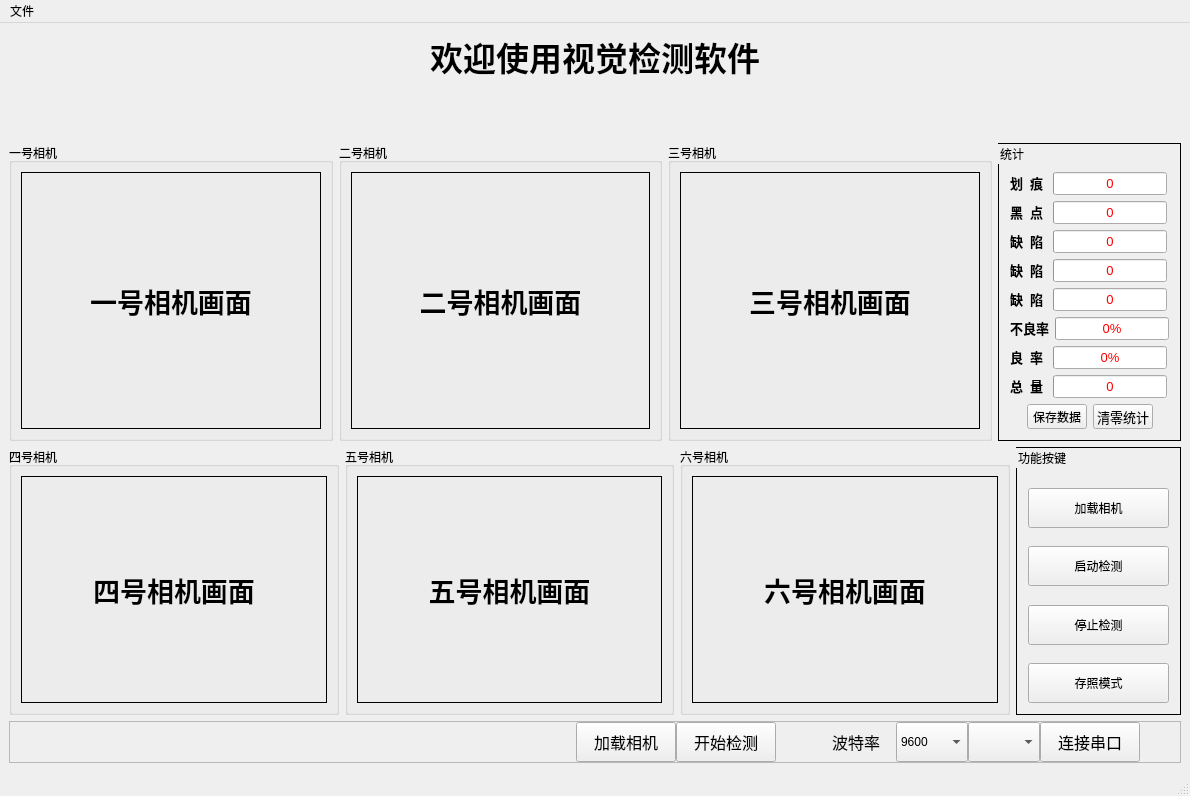
<?xml version="1.0" encoding="UTF-8"?>
<ui version="4.0">
 <class>MainWindow</class>
 <widget class="QMainWindow" name="MainWindow">
  <property name="geometry">
   <rect>
    <x>0</x>
    <y>0</y>
    <width>1190</width>
    <height>796</height>
   </rect>
  </property>
  <property name="windowTitle">
   <string>MainWindow</string>
  </property>
  <widget class="QWidget" name="centralwidget">
   <layout class="QHBoxLayout" name="horizontalLayout_15">
    <item>
     <layout class="QVBoxLayout" name="verticalLayout_3" stretch="0,0,6,6,0">
      <item>
       <widget class="QLabel" name="label">
        <property name="font">
         <font>
          <pointsize>25</pointsize>
          <weight>75</weight>
          <bold>true</bold>
         </font>
        </property>
        <property name="text">
         <string>欢迎使用视觉检测软件</string>
        </property>
        <property name="alignment">
         <set>Qt::AlignCenter</set>
        </property>
       </widget>
      </item>
      <item>
       <widget class="QLabel" name="label_time">
        <property name="minimumSize">
         <size>
          <width>0</width>
          <height>50</height>
         </size>
        </property>
        <property name="maximumSize">
         <size>
          <width>16777215</width>
          <height>50</height>
         </size>
        </property>
        <property name="font">
         <font>
          <pointsize>15</pointsize>
          <weight>75</weight>
          <bold>true</bold>
         </font>
        </property>
        <property name="text">
         <string/>
        </property>
        <property name="alignment">
         <set>Qt::AlignCenter</set>
        </property>
       </widget>
      </item>
      <item>
       <layout class="QHBoxLayout" name="horizontalLayout_4" stretch="2,2,2,1">
        <item>
         <widget class="QGroupBox" name="groupBox">
          <property name="title">
           <string>一号相机</string>
          </property>
          <layout class="QHBoxLayout" name="horizontalLayout_8">
           <item>
            <widget class="QLabel" name="label1_camera">
             <property name="font">
              <font>
               <pointsize>20</pointsize>
               <weight>75</weight>
               <bold>true</bold>
              </font>
             </property>
             <property name="frameShape">
              <enum>QFrame::Box</enum>
             </property>
             <property name="text">
              <string>一号相机画面</string>
             </property>
             <property name="alignment">
              <set>Qt::AlignCenter</set>
             </property>
            </widget>
           </item>
          </layout>
         </widget>
        </item>
        <item>
         <widget class="QGroupBox" name="groupBox_2">
          <property name="title">
           <string>二号相机</string>
          </property>
          <layout class="QHBoxLayout" name="horizontalLayout_9">
           <item>
            <widget class="QLabel" name="label2_camera">
             <property name="font">
              <font>
               <pointsize>20</pointsize>
               <weight>75</weight>
               <bold>true</bold>
              </font>
             </property>
             <property name="frameShape">
              <enum>QFrame::Box</enum>
             </property>
             <property name="text">
              <string>二号相机画面</string>
             </property>
             <property name="alignment">
              <set>Qt::AlignCenter</set>
             </property>
            </widget>
           </item>
          </layout>
         </widget>
        </item>
        <item>
         <widget class="QGroupBox" name="groupBox_3">
          <property name="title">
           <string>三号相机</string>
          </property>
          <layout class="QHBoxLayout" name="horizontalLayout_10">
           <item>
            <widget class="QLabel" name="label3_camera">
             <property name="font">
              <font>
               <pointsize>20</pointsize>
               <weight>75</weight>
               <bold>true</bold>
              </font>
             </property>
             <property name="frameShape">
              <enum>QFrame::Box</enum>
             </property>
             <property name="text">
              <string>三号相机画面</string>
             </property>
             <property name="alignment">
              <set>Qt::AlignCenter</set>
             </property>
            </widget>
           </item>
          </layout>
         </widget>
        </item>
        <item>
         <widget class="QGroupBox" name="groupBox_0">
          <property name="styleSheet">
           <string notr="true">QGroupBox#groupBox_0 { border: 1px solid black;}</string>
          </property>
          <property name="title">
           <string>统计</string>
          </property>
          <layout class="QHBoxLayout" name="horizontalLayout_20">
           <item>
            <layout class="QVBoxLayout" name="verticalLayout">
             <item>
              <layout class="QHBoxLayout" name="horizontalLayout" stretch="1,1,4,1">
               <item>
                <widget class="QLabel" name="label_sctatch_">
                 <property name="maximumSize">
                  <size>
                   <width>44</width>
                   <height>20</height>
                  </size>
                 </property>
                 <property name="font">
                  <font>
                   <pointsize>10</pointsize>
                   <weight>75</weight>
                   <bold>true</bold>
                  </font>
                 </property>
                 <property name="text">
                  <string>划  痕</string>
                 </property>
                </widget>
               </item>
               <item>
                <spacer name="horizontalSpacer">
                 <property name="orientation">
                  <enum>Qt::Horizontal</enum>
                 </property>
                 <property name="sizeHint" stdset="0">
                  <size>
                   <width>20</width>
                   <height>20</height>
                  </size>
                 </property>
                </spacer>
               </item>
               <item>
                <widget class="QProgressBar" name="sctatch_progressBar">
                 <property name="minimumSize">
                  <size>
                   <width>114</width>
                   <height>0</height>
                  </size>
                 </property>
                 <property name="font">
                  <font>
                   <pointsize>10</pointsize>
                  </font>
                 </property>
                 <property name="styleSheet">
                  <string notr="true">QProgressBar {color: red;}</string>
                 </property>
                 <property name="value">
                  <number>0</number>
                 </property>
                 <property name="alignment">
                  <set>Qt::AlignCenter</set>
                 </property>
                 <property name="invertedAppearance">
                  <bool>false</bool>
                 </property>
                 <property name="textDirection">
                  <enum>QProgressBar::TopToBottom</enum>
                 </property>
                 <property name="format">
                  <string>%v</string>
                 </property>
                </widget>
               </item>
               <item>
                <spacer name="horizontalSpacer_2">
                 <property name="orientation">
                  <enum>Qt::Horizontal</enum>
                 </property>
                 <property name="sizeHint" stdset="0">
                  <size>
                   <width>20</width>
                   <height>20</height>
                  </size>
                 </property>
                </spacer>
               </item>
              </layout>
             </item>
             <item>
              <layout class="QHBoxLayout" name="horizontalLayout_2" stretch="1,1,4,1">
               <item>
                <widget class="QLabel" name="label_blackpoint_">
                 <property name="maximumSize">
                  <size>
                   <width>44</width>
                   <height>20</height>
                  </size>
                 </property>
                 <property name="font">
                  <font>
                   <pointsize>10</pointsize>
                   <weight>75</weight>
                   <bold>true</bold>
                  </font>
                 </property>
                 <property name="text">
                  <string>黑  点</string>
                 </property>
                </widget>
               </item>
               <item>
                <spacer name="horizontalSpacer_3">
                 <property name="orientation">
                  <enum>Qt::Horizontal</enum>
                 </property>
                 <property name="sizeHint" stdset="0">
                  <size>
                   <width>20</width>
                   <height>20</height>
                  </size>
                 </property>
                </spacer>
               </item>
               <item>
                <widget class="QProgressBar" name="blackpoint_progressBar">
                 <property name="minimumSize">
                  <size>
                   <width>114</width>
                   <height>0</height>
                  </size>
                 </property>
                 <property name="font">
                  <font>
                   <pointsize>10</pointsize>
                  </font>
                 </property>
                 <property name="styleSheet">
                  <string notr="true">QProgressBar {color: red;}</string>
                 </property>
                 <property name="value">
                  <number>0</number>
                 </property>
                 <property name="alignment">
                  <set>Qt::AlignCenter</set>
                 </property>
                 <property name="format">
                  <string>%v</string>
                 </property>
                </widget>
               </item>
               <item>
                <spacer name="horizontalSpacer_4">
                 <property name="orientation">
                  <enum>Qt::Horizontal</enum>
                 </property>
                 <property name="sizeHint" stdset="0">
                  <size>
                   <width>20</width>
                   <height>20</height>
                  </size>
                 </property>
                </spacer>
               </item>
              </layout>
             </item>
             <item>
              <layout class="QHBoxLayout" name="horizontalLayout_3" stretch="1,1,4,1">
               <item>
                <widget class="QLabel" name="label_nodefine0_">
                 <property name="maximumSize">
                  <size>
                   <width>44</width>
                   <height>20</height>
                  </size>
                 </property>
                 <property name="font">
                  <font>
                   <pointsize>10</pointsize>
                   <weight>75</weight>
                   <bold>true</bold>
                  </font>
                 </property>
                 <property name="text">
                  <string>缺  陷</string>
                 </property>
                </widget>
               </item>
               <item>
                <spacer name="horizontalSpacer_5">
                 <property name="orientation">
                  <enum>Qt::Horizontal</enum>
                 </property>
                 <property name="sizeHint" stdset="0">
                  <size>
                   <width>20</width>
                   <height>20</height>
                  </size>
                 </property>
                </spacer>
               </item>
               <item>
                <widget class="QProgressBar" name="nodefine0_progressBar">
                 <property name="minimumSize">
                  <size>
                   <width>114</width>
                   <height>0</height>
                  </size>
                 </property>
                 <property name="font">
                  <font>
                   <pointsize>10</pointsize>
                  </font>
                 </property>
                 <property name="styleSheet">
                  <string notr="true">QProgressBar {color: red;}</string>
                 </property>
                 <property name="value">
                  <number>0</number>
                 </property>
                 <property name="alignment">
                  <set>Qt::AlignCenter</set>
                 </property>
                 <property name="format">
                  <string>%v</string>
                 </property>
                </widget>
               </item>
               <item>
                <spacer name="horizontalSpacer_6">
                 <property name="orientation">
                  <enum>Qt::Horizontal</enum>
                 </property>
                 <property name="sizeHint" stdset="0">
                  <size>
                   <width>20</width>
                   <height>20</height>
                  </size>
                 </property>
                </spacer>
               </item>
              </layout>
             </item>
             <item>
              <layout class="QHBoxLayout" name="horizontalLayout_6" stretch="1,1,4,1">
               <item>
                <widget class="QLabel" name="label_nodefine1_">
                 <property name="maximumSize">
                  <size>
                   <width>44</width>
                   <height>20</height>
                  </size>
                 </property>
                 <property name="font">
                  <font>
                   <pointsize>10</pointsize>
                   <weight>75</weight>
                   <bold>true</bold>
                  </font>
                 </property>
                 <property name="text">
                  <string>缺  陷</string>
                 </property>
                </widget>
               </item>
               <item>
                <spacer name="horizontalSpacer_7">
                 <property name="orientation">
                  <enum>Qt::Horizontal</enum>
                 </property>
                 <property name="sizeHint" stdset="0">
                  <size>
                   <width>20</width>
                   <height>20</height>
                  </size>
                 </property>
                </spacer>
               </item>
               <item>
                <widget class="QProgressBar" name="nodefine1_progressBar">
                 <property name="minimumSize">
                  <size>
                   <width>114</width>
                   <height>0</height>
                  </size>
                 </property>
                 <property name="font">
                  <font>
                   <pointsize>10</pointsize>
                  </font>
                 </property>
                 <property name="styleSheet">
                  <string notr="true">QProgressBar {color: red;}</string>
                 </property>
                 <property name="value">
                  <number>0</number>
                 </property>
                 <property name="alignment">
                  <set>Qt::AlignCenter</set>
                 </property>
                 <property name="format">
                  <string>%v</string>
                 </property>
                </widget>
               </item>
               <item>
                <spacer name="horizontalSpacer_8">
                 <property name="orientation">
                  <enum>Qt::Horizontal</enum>
                 </property>
                 <property name="sizeHint" stdset="0">
                  <size>
                   <width>20</width>
                   <height>20</height>
                  </size>
                 </property>
                </spacer>
               </item>
              </layout>
             </item>
             <item>
              <layout class="QHBoxLayout" name="horizontalLayout_7" stretch="1,1,4,1">
               <item>
                <widget class="QLabel" name="label_nodefine2_">
                 <property name="maximumSize">
                  <size>
                   <width>44</width>
                   <height>20</height>
                  </size>
                 </property>
                 <property name="font">
                  <font>
                   <pointsize>10</pointsize>
                   <weight>75</weight>
                   <bold>true</bold>
                  </font>
                 </property>
                 <property name="text">
                  <string>缺  陷</string>
                 </property>
                </widget>
               </item>
               <item>
                <spacer name="horizontalSpacer_9">
                 <property name="orientation">
                  <enum>Qt::Horizontal</enum>
                 </property>
                 <property name="sizeHint" stdset="0">
                  <size>
                   <width>20</width>
                   <height>20</height>
                  </size>
                 </property>
                </spacer>
               </item>
               <item>
                <widget class="QProgressBar" name="nodefine2_progressBar">
                 <property name="minimumSize">
                  <size>
                   <width>114</width>
                   <height>0</height>
                  </size>
                 </property>
                 <property name="font">
                  <font>
                   <pointsize>10</pointsize>
                  </font>
                 </property>
                 <property name="styleSheet">
                  <string notr="true">QProgressBar {color: red;}</string>
                 </property>
                 <property name="value">
                  <number>0</number>
                 </property>
                 <property name="alignment">
                  <set>Qt::AlignCenter</set>
                 </property>
                 <property name="format">
                  <string>%v</string>
                 </property>
                </widget>
               </item>
               <item>
                <spacer name="horizontalSpacer_10">
                 <property name="orientation">
                  <enum>Qt::Horizontal</enum>
                 </property>
                 <property name="sizeHint" stdset="0">
                  <size>
                   <width>20</width>
                   <height>20</height>
                  </size>
                 </property>
                </spacer>
               </item>
              </layout>
             </item>
             <item>
              <layout class="QHBoxLayout" name="horizontalLayout_16" stretch="1,1,4,1">
               <item>
                <widget class="QLabel" name="label_defective_rate_">
                 <property name="maximumSize">
                  <size>
                   <width>44</width>
                   <height>20</height>
                  </size>
                 </property>
                 <property name="font">
                  <font>
                   <pointsize>10</pointsize>
                   <weight>75</weight>
                   <bold>true</bold>
                  </font>
                 </property>
                 <property name="text">
                  <string>不良率</string>
                 </property>
                </widget>
               </item>
               <item>
                <spacer name="horizontalSpacer_11">
                 <property name="orientation">
                  <enum>Qt::Horizontal</enum>
                 </property>
                 <property name="sizeHint" stdset="0">
                  <size>
                   <width>20</width>
                   <height>20</height>
                  </size>
                 </property>
                </spacer>
               </item>
               <item>
                <widget class="QProgressBar" name="defective_rate_progressBar">
                 <property name="minimumSize">
                  <size>
                   <width>114</width>
                   <height>0</height>
                  </size>
                 </property>
                 <property name="font">
                  <font>
                   <pointsize>10</pointsize>
                  </font>
                 </property>
                 <property name="styleSheet">
                  <string notr="true">QProgressBar {color: red;}</string>
                 </property>
                 <property name="value">
                  <number>0</number>
                 </property>
                 <property name="alignment">
                  <set>Qt::AlignCenter</set>
                 </property>
                 <property name="format">
                  <string>%p%</string>
                 </property>
                </widget>
               </item>
               <item>
                <spacer name="horizontalSpacer_12">
                 <property name="orientation">
                  <enum>Qt::Horizontal</enum>
                 </property>
                 <property name="sizeHint" stdset="0">
                  <size>
                   <width>20</width>
                   <height>20</height>
                  </size>
                 </property>
                </spacer>
               </item>
              </layout>
             </item>
             <item>
              <layout class="QHBoxLayout" name="horizontalLayout_17" stretch="1,1,4,1">
               <item>
                <widget class="QLabel" name="label_yield_rate_">
                 <property name="maximumSize">
                  <size>
                   <width>44</width>
                   <height>20</height>
                  </size>
                 </property>
                 <property name="font">
                  <font>
                   <pointsize>10</pointsize>
                   <weight>75</weight>
                   <bold>true</bold>
                  </font>
                 </property>
                 <property name="text">
                  <string>良  率</string>
                 </property>
                </widget>
               </item>
               <item>
                <spacer name="horizontalSpacer_13">
                 <property name="orientation">
                  <enum>Qt::Horizontal</enum>
                 </property>
                 <property name="sizeHint" stdset="0">
                  <size>
                   <width>20</width>
                   <height>20</height>
                  </size>
                 </property>
                </spacer>
               </item>
               <item>
                <widget class="QProgressBar" name="yield_rate_progressBar">
                 <property name="minimumSize">
                  <size>
                   <width>114</width>
                   <height>0</height>
                  </size>
                 </property>
                 <property name="font">
                  <font>
                   <pointsize>10</pointsize>
                  </font>
                 </property>
                 <property name="styleSheet">
                  <string notr="true">QProgressBar {color: red;}</string>
                 </property>
                 <property name="value">
                  <number>0</number>
                 </property>
                 <property name="alignment">
                  <set>Qt::AlignCenter</set>
                 </property>
                 <property name="format">
                  <string>%p%</string>
                 </property>
                </widget>
               </item>
               <item>
                <spacer name="horizontalSpacer_14">
                 <property name="orientation">
                  <enum>Qt::Horizontal</enum>
                 </property>
                 <property name="sizeHint" stdset="0">
                  <size>
                   <width>20</width>
                   <height>20</height>
                  </size>
                 </property>
                </spacer>
               </item>
              </layout>
             </item>
             <item>
              <layout class="QHBoxLayout" name="horizontalLayout_18" stretch="1,1,4,1">
               <item>
                <widget class="QLabel" name="label_total_production_">
                 <property name="maximumSize">
                  <size>
                   <width>44</width>
                   <height>20</height>
                  </size>
                 </property>
                 <property name="font">
                  <font>
                   <pointsize>10</pointsize>
                   <weight>75</weight>
                   <bold>true</bold>
                  </font>
                 </property>
                 <property name="text">
                  <string>总  量</string>
                 </property>
                </widget>
               </item>
               <item>
                <spacer name="horizontalSpacer_15">
                 <property name="orientation">
                  <enum>Qt::Horizontal</enum>
                 </property>
                 <property name="sizeHint" stdset="0">
                  <size>
                   <width>20</width>
                   <height>20</height>
                  </size>
                 </property>
                </spacer>
               </item>
               <item>
                <widget class="QProgressBar" name="total_production_progressBar">
                 <property name="minimumSize">
                  <size>
                   <width>114</width>
                   <height>0</height>
                  </size>
                 </property>
                 <property name="font">
                  <font>
                   <pointsize>10</pointsize>
                  </font>
                 </property>
                 <property name="styleSheet">
                  <string notr="true">QProgressBar {color: red;}</string>
                 </property>
                 <property name="value">
                  <number>0</number>
                 </property>
                 <property name="alignment">
                  <set>Qt::AlignCenter</set>
                 </property>
                 <property name="format">
                  <string>%v</string>
                 </property>
                </widget>
               </item>
               <item>
                <spacer name="horizontalSpacer_16">
                 <property name="orientation">
                  <enum>Qt::Horizontal</enum>
                 </property>
                 <property name="sizeHint" stdset="0">
                  <size>
                   <width>20</width>
                   <height>20</height>
                  </size>
                 </property>
                </spacer>
               </item>
              </layout>
             </item>
             <item>
              <layout class="QHBoxLayout" name="horizontalLayout_19" stretch="1,0,2,1">
               <item>
                <spacer name="horizontalSpacer_17">
                 <property name="orientation">
                  <enum>Qt::Horizontal</enum>
                 </property>
                 <property name="sizeHint" stdset="0">
                  <size>
                   <width>40</width>
                   <height>20</height>
                  </size>
                 </property>
                </spacer>
               </item>
               <item>
                <widget class="QPushButton" name="save_data_pushButton">
                 <property name="minimumSize">
                  <size>
                   <width>0</width>
                   <height>25</height>
                  </size>
                 </property>
                 <property name="maximumSize">
                  <size>
                   <width>60</width>
                   <height>25</height>
                  </size>
                 </property>
                 <property name="text">
                  <string>保存数据</string>
                 </property>
                </widget>
               </item>
               <item>
                <widget class="QPushButton" name="cleardata_pushButton">
                 <property name="minimumSize">
                  <size>
                   <width>0</width>
                   <height>25</height>
                  </size>
                 </property>
                 <property name="maximumSize">
                  <size>
                   <width>60</width>
                   <height>25</height>
                  </size>
                 </property>
                 <property name="font">
                  <font>
                   <pointsize>10</pointsize>
                   <weight>50</weight>
                   <bold>false</bold>
                  </font>
                 </property>
                 <property name="text">
                  <string>清零统计</string>
                 </property>
                </widget>
               </item>
               <item>
                <spacer name="horizontalSpacer_18">
                 <property name="orientation">
                  <enum>Qt::Horizontal</enum>
                 </property>
                 <property name="sizeHint" stdset="0">
                  <size>
                   <width>40</width>
                   <height>20</height>
                  </size>
                 </property>
                </spacer>
               </item>
              </layout>
             </item>
            </layout>
           </item>
          </layout>
         </widget>
        </item>
       </layout>
      </item>
      <item>
       <layout class="QHBoxLayout" name="horizontalLayout_14" stretch="2,2,2,1">
        <item>
         <widget class="QGroupBox" name="groupBox_4">
          <property name="title">
           <string>四号相机</string>
          </property>
          <layout class="QHBoxLayout" name="horizontalLayout_11">
           <item>
            <widget class="QLabel" name="label4_camera">
             <property name="font">
              <font>
               <pointsize>20</pointsize>
               <weight>75</weight>
               <bold>true</bold>
              </font>
             </property>
             <property name="frameShape">
              <enum>QFrame::Box</enum>
             </property>
             <property name="text">
              <string>四号相机画面</string>
             </property>
             <property name="alignment">
              <set>Qt::AlignCenter</set>
             </property>
            </widget>
           </item>
          </layout>
         </widget>
        </item>
        <item>
         <widget class="QGroupBox" name="groupBox_5">
          <property name="title">
           <string>五号相机</string>
          </property>
          <layout class="QHBoxLayout" name="horizontalLayout_12">
           <item>
            <widget class="QLabel" name="label5_camera">
             <property name="font">
              <font>
               <pointsize>20</pointsize>
               <weight>75</weight>
               <bold>true</bold>
              </font>
             </property>
             <property name="frameShape">
              <enum>QFrame::Box</enum>
             </property>
             <property name="text">
              <string>五号相机画面</string>
             </property>
             <property name="alignment">
              <set>Qt::AlignCenter</set>
             </property>
            </widget>
           </item>
          </layout>
         </widget>
        </item>
        <item>
         <widget class="QGroupBox" name="groupBox_6">
          <property name="title">
           <string>六号相机</string>
          </property>
          <layout class="QHBoxLayout" name="horizontalLayout_13">
           <item>
            <widget class="QLabel" name="label6_camera">
             <property name="font">
              <font>
               <pointsize>20</pointsize>
               <weight>75</weight>
               <bold>true</bold>
              </font>
             </property>
             <property name="frameShape">
              <enum>QFrame::Box</enum>
             </property>
             <property name="text">
              <string>六号相机画面</string>
             </property>
             <property name="alignment">
              <set>Qt::AlignCenter</set>
             </property>
            </widget>
           </item>
          </layout>
         </widget>
        </item>
        <item>
         <widget class="QGroupBox" name="groupBox_7">
          <property name="styleSheet">
           <string notr="true">QGroupBox#groupBox_7 { border: 1px solid black;}</string>
          </property>
          <property name="title">
           <string>功能按键</string>
          </property>
          <layout class="QHBoxLayout" name="horizontalLayout_5">
           <item>
            <layout class="QVBoxLayout" name="verticalLayout_2">
             <item>
              <spacer name="verticalSpacer">
               <property name="orientation">
                <enum>Qt::Vertical</enum>
               </property>
               <property name="sizeHint" stdset="0">
                <size>
                 <width>20</width>
                 <height>40</height>
                </size>
               </property>
              </spacer>
             </item>
             <item>
              <widget class="QPushButton" name="loadcamera_pushButton">
               <property name="minimumSize">
                <size>
                 <width>88</width>
                 <height>40</height>
                </size>
               </property>
               <property name="text">
                <string>加载相机</string>
               </property>
              </widget>
             </item>
             <item>
              <spacer name="verticalSpacer_6">
               <property name="orientation">
                <enum>Qt::Vertical</enum>
               </property>
               <property name="sizeHint" stdset="0">
                <size>
                 <width>20</width>
                 <height>40</height>
                </size>
               </property>
              </spacer>
             </item>
             <item>
              <widget class="QPushButton" name="pushButton">
               <property name="minimumSize">
                <size>
                 <width>88</width>
                 <height>40</height>
                </size>
               </property>
               <property name="text">
                <string>启动检测</string>
               </property>
              </widget>
             </item>
             <item>
              <spacer name="verticalSpacer_2">
               <property name="orientation">
                <enum>Qt::Vertical</enum>
               </property>
               <property name="sizeHint" stdset="0">
                <size>
                 <width>20</width>
                 <height>40</height>
                </size>
               </property>
              </spacer>
             </item>
             <item>
              <widget class="QPushButton" name="stop_pushButton">
               <property name="minimumSize">
                <size>
                 <width>88</width>
                 <height>40</height>
                </size>
               </property>
               <property name="text">
                <string>停止检测</string>
               </property>
               <property name="checkable">
                <bool>true</bool>
               </property>
              </widget>
             </item>
             <item>
              <spacer name="verticalSpacer_7">
               <property name="orientation">
                <enum>Qt::Vertical</enum>
               </property>
               <property name="sizeHint" stdset="0">
                <size>
                 <width>20</width>
                 <height>40</height>
                </size>
               </property>
              </spacer>
             </item>
             <item>
              <widget class="QPushButton" name="save_pic_mode_pushButton">
               <property name="minimumSize">
                <size>
                 <width>88</width>
                 <height>40</height>
                </size>
               </property>
               <property name="text">
                <string>存照模式</string>
               </property>
               <property name="checkable">
                <bool>true</bool>
               </property>
              </widget>
             </item>
            </layout>
           </item>
          </layout>
         </widget>
        </item>
       </layout>
      </item>
      <item>
       <widget class="QFrame" name="frame">
        <property name="minimumSize">
         <size>
          <width>0</width>
          <height>40</height>
         </size>
        </property>
        <property name="frameShape">
         <enum>QFrame::StyledPanel</enum>
        </property>
        <property name="frameShadow">
         <enum>QFrame::Raised</enum>
        </property>
        <layout class="QHBoxLayout" name="horizontalLayout_22">
         <property name="spacing">
          <number>0</number>
         </property>
         <property name="leftMargin">
          <number>0</number>
         </property>
         <property name="topMargin">
          <number>0</number>
         </property>
         <property name="rightMargin">
          <number>0</number>
         </property>
         <property name="bottomMargin">
          <number>0</number>
         </property>
         <item>
          <layout class="QHBoxLayout" name="horizontalLayout_21" stretch="6,0,0,0,0,0,0,0,0">
           <item>
            <spacer name="horizontalSpacer_19">
             <property name="orientation">
              <enum>Qt::Horizontal</enum>
             </property>
             <property name="sizeHint" stdset="0">
              <size>
               <width>40</width>
               <height>20</height>
              </size>
             </property>
            </spacer>
           </item>
           <item>
            <widget class="QPushButton" name="pushButton_2">
             <property name="minimumSize">
              <size>
               <width>100</width>
               <height>40</height>
              </size>
             </property>
             <property name="font">
              <font>
               <pointsize>12</pointsize>
              </font>
             </property>
             <property name="text">
              <string>加载相机</string>
             </property>
            </widget>
           </item>
           <item>
            <widget class="QPushButton" name="pushButton_3">
             <property name="minimumSize">
              <size>
               <width>100</width>
               <height>40</height>
              </size>
             </property>
             <property name="font">
              <font>
               <pointsize>12</pointsize>
              </font>
             </property>
             <property name="text">
              <string>开始检测</string>
             </property>
            </widget>
           </item>
           <item>
            <spacer name="horizontalSpacer_21">
             <property name="orientation">
              <enum>Qt::Horizontal</enum>
             </property>
             <property name="sizeHint" stdset="0">
              <size>
               <width>40</width>
               <height>20</height>
              </size>
             </property>
            </spacer>
           </item>
           <item>
            <widget class="QLabel" name="baud_label">
             <property name="minimumSize">
              <size>
               <width>80</width>
               <height>40</height>
              </size>
             </property>
             <property name="sizeIncrement">
              <size>
               <width>0</width>
               <height>0</height>
              </size>
             </property>
             <property name="font">
              <font>
               <pointsize>12</pointsize>
               <weight>50</weight>
               <bold>false</bold>
              </font>
             </property>
             <property name="text">
              <string>波特率</string>
             </property>
             <property name="alignment">
              <set>Qt::AlignCenter</set>
             </property>
            </widget>
           </item>
           <item>
            <widget class="QComboBox" name="baudrate_comboBox">
             <property name="minimumSize">
              <size>
               <width>0</width>
               <height>40</height>
              </size>
             </property>
             <item>
              <property name="text">
               <string>9600</string>
              </property>
             </item>
             <item>
              <property name="text">
               <string>19200</string>
              </property>
             </item>
             <item>
              <property name="text">
               <string>38400</string>
              </property>
             </item>
             <item>
              <property name="text">
               <string>57600</string>
              </property>
             </item>
             <item>
              <property name="text">
               <string>115200</string>
              </property>
             </item>
             <item>
              <property name="text">
               <string>50</string>
              </property>
             </item>
             <item>
              <property name="text">
               <string>75</string>
              </property>
             </item>
             <item>
              <property name="text">
               <string>110</string>
              </property>
             </item>
             <item>
              <property name="text">
               <string>134</string>
              </property>
             </item>
             <item>
              <property name="text">
               <string>150</string>
              </property>
             </item>
             <item>
              <property name="text">
               <string>200</string>
              </property>
             </item>
             <item>
              <property name="text">
               <string>300</string>
              </property>
             </item>
             <item>
              <property name="text">
               <string>600</string>
              </property>
             </item>
             <item>
              <property name="text">
               <string>1200</string>
              </property>
             </item>
             <item>
              <property name="text">
               <string>1800</string>
              </property>
             </item>
             <item>
              <property name="text">
               <string>2400</string>
              </property>
             </item>
             <item>
              <property name="text">
               <string>4800</string>
              </property>
             </item>
            </widget>
           </item>
           <item>
            <widget class="QComboBox" name="comboBox_ports">
             <property name="minimumSize">
              <size>
               <width>0</width>
               <height>40</height>
              </size>
             </property>
            </widget>
           </item>
           <item>
            <widget class="QPushButton" name="connect_port_pushButton">
             <property name="sizePolicy">
              <sizepolicy hsizetype="Preferred" vsizetype="Fixed">
               <horstretch>0</horstretch>
               <verstretch>0</verstretch>
              </sizepolicy>
             </property>
             <property name="minimumSize">
              <size>
               <width>100</width>
               <height>40</height>
              </size>
             </property>
             <property name="font">
              <font>
               <pointsize>12</pointsize>
              </font>
             </property>
             <property name="text">
              <string>连接串口</string>
             </property>
            </widget>
           </item>
           <item>
            <spacer name="horizontalSpacer_20">
             <property name="orientation">
              <enum>Qt::Horizontal</enum>
             </property>
             <property name="sizeHint" stdset="0">
              <size>
               <width>40</width>
               <height>20</height>
              </size>
             </property>
            </spacer>
           </item>
          </layout>
         </item>
        </layout>
       </widget>
      </item>
     </layout>
    </item>
   </layout>
  </widget>
  <widget class="QMenuBar" name="menubar">
   <property name="geometry">
    <rect>
     <x>0</x>
     <y>0</y>
     <width>1190</width>
     <height>23</height>
    </rect>
   </property>
   <widget class="QMenu" name="menu">
    <property name="title">
     <string>文件</string>
    </property>
    <addaction name="setting_action"/>
   </widget>
   <addaction name="menu"/>
  </widget>
  <widget class="QStatusBar" name="statusbar">
   <property name="font">
    <font>
     <pointsize>12</pointsize>
     <weight>75</weight>
     <bold>true</bold>
    </font>
   </property>
  </widget>
  <action name="setting_action">
   <property name="text">
    <string>设置</string>
   </property>
  </action>
 </widget>
 <resources/>
 <connections/>
</ui>
